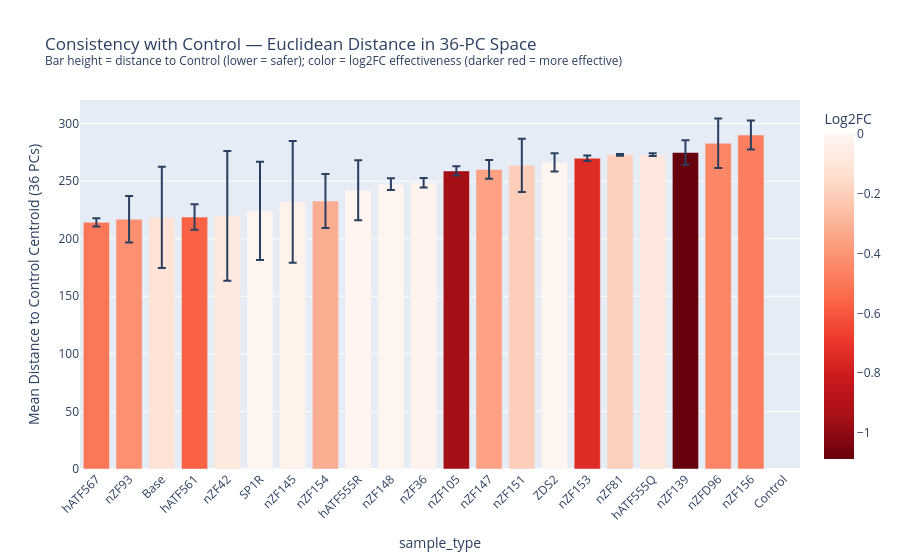

Source (notebook cell):
### Code cell
# N-dimensional Euclidean distance to Control centroid
control_centroid_nd = pca_df[pca_df['sample_type'] == 'Control'][pc_cols].mean()

pca_df['dist_to_control'] = np.sqrt(
    ((pca_df[pc_cols] - control_centroid_nd) ** 2).sum(axis=1)
)

dist_summary = (
    pca_df[pca_df['sample_type'] != 'Control']
    .groupby('sample_type')['dist_to_control']
    .agg(mean_dist='mean', std_dist='std', n='count')
    .sort_values('mean_dist')
)
dist_summary['log2FC'] = log2fc.reindex(dist_summary.index)

fig3 = px.bar(
    dist_summary,
    x=dist_summary.index,
    y='mean_dist',
    error_y='std_dist',
    color='log2FC',
    color_continuous_scale='Reds_r',
    range_color=[log2fc.min(), 0],
    labels={'x': 'Treatment', 'mean_dist': f'Mean Distance to Control Centroid ({N_COMPONENTS} PCs)', 'log2FC': 'Log2FC'},
    title=f'Consistency with Control — Euclidean Distance in {N_COMPONENTS}-PC Space'
          '<br><sup>Bar height = distance to Control (lower = safer); color = log2FC effectiveness (darker red = more effective)</sup>',
)
fig3.update_layout(xaxis_tickangle=-45)
fig3.show()

dist_summary

### Figure 1 — Plotly figure (JSON) as saved in the notebook; plotly's stock layout.template omitted (floating-point values rounded to 4 significant figures)
{"data": [{"error_y": {"array": [3.675, 20.14, 43.99, 11.12, 56.26, 42.71, 52.89, 23.49, 25.96, 5.052, 4.085, 3.945, 8.208, 23.05, 7.875, 2.45, 0.7669, 1.247, 10.56, 21.56, 12.63, NaN]}, "hovertemplate": "sample_type=%{x}<br>Mean Distance to Control Centroid (36 PCs)=%{y}<br>Log2FC=%{marker.color}<extra></extra>", "legendgroup": "", "marker": {"color": [-0.5012, -0.4157, -0.1192, -0.5673, -0.07928, 0.07856, -0.02072, -0.3135, -0.009222, 0.02421, -0.0158, -0.9544, -0.3588, -0.2021, 0.027, -0.74, -0.1952, -0.09284, -1.088, -0.4455, -0.4773, NaN], "coloraxis": "coloraxis", "pattern": {"shape": ""}}, "name": "", "orientation": "v", "showlegend": false, "textposition": "auto", "type": "bar", "x": ["hATF567", "nZF93", "Base", "hATF561", "nZF42", "SP1R", "nZF145", "nZF154", "hATF555R", "nZF148", "nZF36", "nZF105", "nZF147", "nZF151", "ZDS2", "nZF153", "nZF81", "hATF555Q", "nZF139", "nZFD96", "nZF156", "Control"], "xaxis": "x", "y": [214.2, 216.9, 218.6, 218.9, 219.8, 224.2, 232.1, 232.8, 242.1, 247.4, 248.6, 258.9, 260.2, 263.7, 266.3, 269.9, 272.9, 273.0, 274.9, 282.9, 290.0, NaN], "yaxis": "y"}], "layout": {"barmode": "relative", "coloraxis": {"cmax": 0, "cmin": -1.088, "colorbar": {"title": {"text": "Log2FC"}}, "colorscale": [[0, "rgb(103,0,13)"], [0.125, "rgb(165,15,21)"], [0.25, "rgb(203,24,29)"], [0.375, "rgb(239,59,44)"], [0.5, "rgb(251,106,74)"], [0.625, "rgb(252,146,114)"], [0.75, "rgb(252,187,161)"], [0.875, "rgb(254,224,210)"], [1, "rgb(255,245,240)"]]}, "legend": {"tracegroupgap": 0}, "title": {"text": "Consistency with Control — Euclidean Distance in 36-PC Space<br><sup>Bar height = distance to Control (lower = safer); color = log2FC effectiveness (darker red = more effective)</sup>"}, "xaxis": {"anchor": "y", "domain": [0, 1], "tickangle": -45, "title": {"text": "sample_type"}}, "yaxis": {"anchor": "x", "domain": [0, 1], "title": {"text": "Mean Distance to Control Centroid (36 PCs)"}}}}
